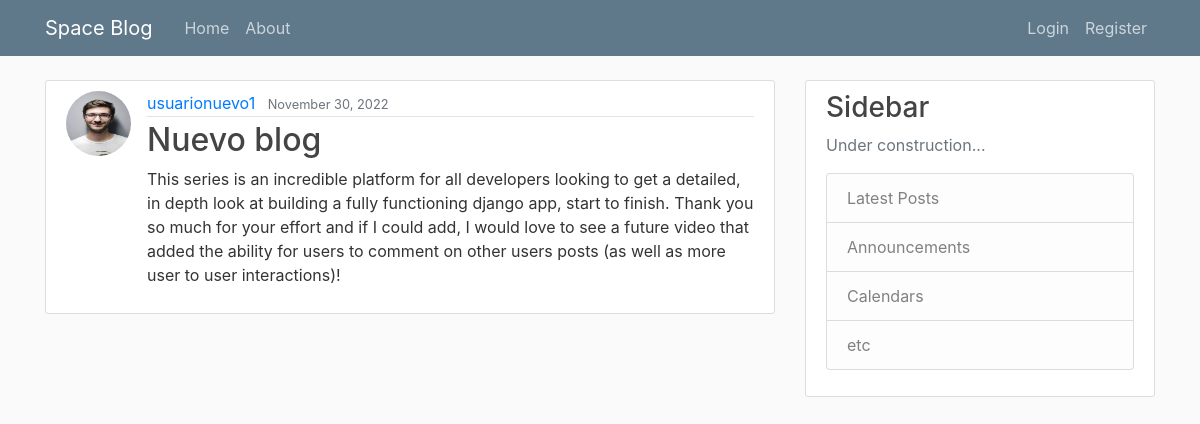
The app's page /post/14/ with its own data.
### blog/models.py (models this page shows, shortened)
class Post(models.Model):
    title = models.CharField(max_length=100)
    content = models.TextField()
    date_posted = models.DateTimeField(default=timezone.now)
    author = models.ForeignKey(User, on_delete=models.CASCADE)

### users/models.py (models this page shows, shortened)
class Profile(models.Model):
    user = models.OneToOneField(User, on_delete=models.CASCADE)
    image = models.ImageField(default='default.jpg', upload_to='profile_pics')

### blog/views.py (the view)
# urls.py: path('post/<int:pk>/', PostDetailView.as_view(), name='post-detail'),
class PostDetailView(DetailView):
    model = Post

### blog/templates/blog/post_detail.html (shortened to what this page needs)
{% extends "blog/base.html" %}
{% block content %}
    <article class="media content-section">
        <img class="rounded-circle article-img" src="{{ object.author.profile.image.url }}">
        <div class="media-body">
        <div class="article-metadata">
            <a class="mr-2" href="{% url 'user-posts' object.author.username %}">{{ object.author }}</a>
            <small class="text-muted">{{ object.date_posted|date:"F d, Y" }}</small>
        </div>
        <h2 class="article-title">{{ object.title }}</h2>
        <p class="article-content">{{ object.content }}</p>
        </div>
    </article>
{% endblock content %}

### blog/static/blog/main.css (style rules this page uses)
body { background: #fafafa; color: #333333; margin-top: 5rem; }
h1, h2, h3, h4, h5, h6 { color: #444444; }
.content-section { background: #ffffff; padding: 10px 20px; border: 1px solid #dddddd; border-radius: 3px; margin-bottom: 20px; }
.article-title { color: #444444; }
.article-content { white-space: pre-line; }
.article-img { height: 65px; width: 65px; margin-right: 16px; }
.article-metadata { padding-bottom: 1px; margin-bottom: 4px; border-bottom: 1px solid #e3e3e3 }

### records on screen
Post: author.profile.image (picture), author "usuarionuevo1", date_posted "November 30, 2022", title "Nuevo blog", content "This series is an incredible platform for all developers looking to get a detailed, in depth look at building a fully functioning django app, start to finish. Thank you so much for your effort and if I could add, I would love to see a future video that added the ability for users to comment on other users posts (as well as more user to user interactions)!"
